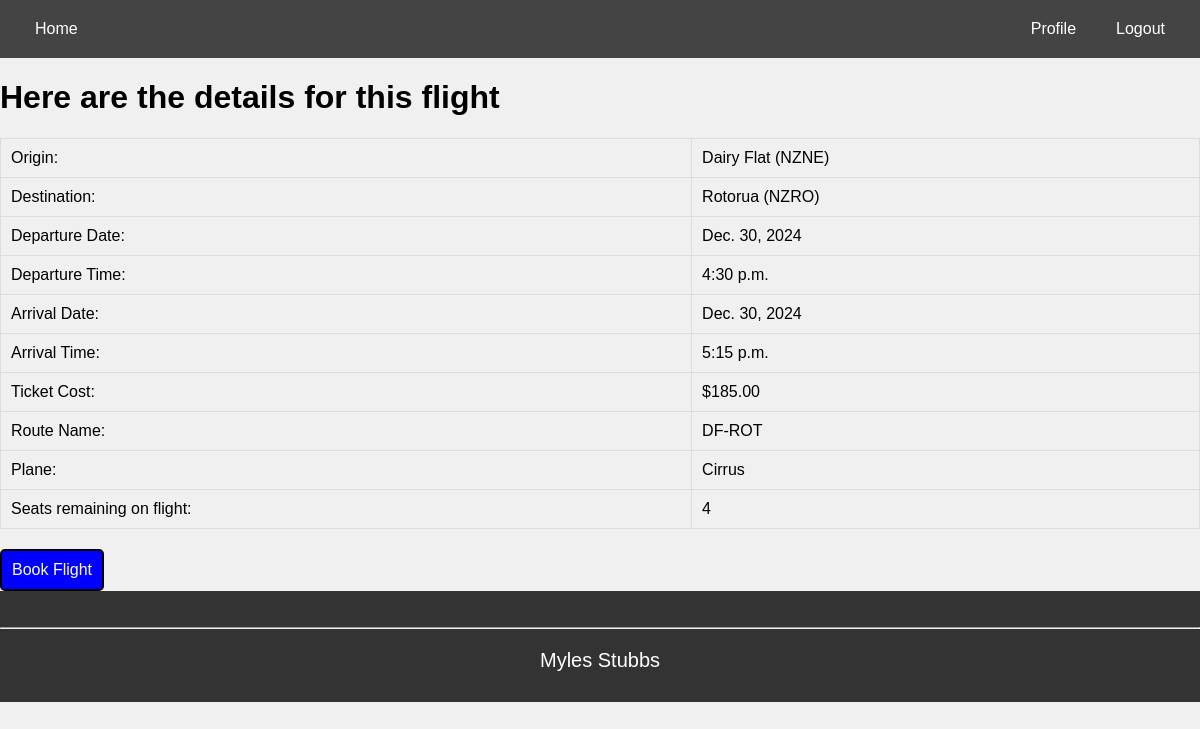
The page /bookingapp/flightdetails/2858/ (signed in) on the database its author committed.
### bookingapp/models.py (models this page shows)
class Flight(models.Model):
    flightId = models.AutoField(primary_key=True)
    routeId = models.ForeignKey(Route, related_name="flights", on_delete=models.CASCADE)
    depTime = models.TimeField(null=False)        # hours, mins, secs
    depDate = models.DateField(null=False)        # default is yyyy-mm-dd
    arrTime = models.TimeField(null=False)
    arrDate = models.DateField(null=False)
    seatsAvailable = models.IntegerField(null=False)  # depends on the plane
    ticketCost = models.DecimalField(null=False, max_digits=8, decimal_places=2)
    class Meta:
        db_table = 'flight'

class Route(models.Model):
    routeId = models.AutoField(primary_key=True)
    routeName = models.CharField(max_length=50, null=False)
    origin = models.CharField(max_length=50, null=False)
    destination = models.CharField(max_length=50, null=False)
    planeId = models.ForeignKey(Plane, related_name="routes", on_delete=models.CASCADE)
    class Meta:
        db_table = 'route'

class Plane(models.Model):
    planeId = models.AutoField(primary_key=True)
    name = models.CharField(max_length=30, null=False)
    code = models.CharField(max_length=10, null=False)
    numSeats = models.IntegerField(null=False)
    class Meta:
        db_table = 'plane'

### bookingapp/views.py (the view)
# urls.py: path('flightdetails/<int:flight_id>/', views.flightdetails, name='flightdetails'),
def flightdetails(request, flight_id):
    try:
        flight = Flight.objects.get(flightId=flight_id)
        availseats = flight.seatsAvailable - Booking.objects.filter(flightId=flight_id).count()
        return render(request, 'flight_details.html', {'flight': flight, 'availseats': availseats})
    except Flight.DoesNotExist:
        msg = "The flight you requested does not exist"
        return render(request, 'error.html', {'msg': msg})

### bookingapp/templates/flight_details.html (shortened to what this page needs)
<!doctype html>
{% load static %}
<html>
    <head>
        <link rel="stylesheet" type="text/css" href="{% static 'navbar.css' %}">
        <link rel="stylesheet" type="text/css" href="{% static 'tables.css' %}">
    </head>
    <body>
        {% include 'navbar.html' %}
        <h1>Here are the details for this flight</h1>
        <table>
            <tr>
                <td>Origin:</td>
                <td>{{ flight.routeId.origin }}</td>
            </tr>
            <tr>
                <td>Destination:</td>
                <td>{{ flight.routeId.destination }}</td>
            </tr>
            <tr>
                <td>Departure Date:</td>
                <td>{{ flight.depDate }}</td>
            </tr>
            <tr>
                <td>Departure Time:</td>
                <td>{{ flight.depTime }}</td>
            </tr>
            <tr>
                <td>Arrival Date:</td>
                <td>{{ flight.arrDate }}</td>
            </tr>
            <tr>
                <td>Arrival Time:</td>
                <td>{{ flight.arrTime }}</td>
            </tr>
            <tr>
                <td>Ticket Cost:</td>
                <td>${{ flight.ticketCost }}</td>
            </tr>
            <tr>
                <td>Route Name:</td>
                <td>{{ flight.routeId.routeName }}</td>
            </tr>
            <tr>
                <td>Plane:</td>
                <td>{{ flight.routeId.planeId.name }}</td>
            </tr>
            <tr>
                <td>Seats remaining on flight:</td>
                <td>{{ availseats }}</td>
            </tr>
        </table>
        {% if request.session.is_logged_in == None %}
            <p>You need to be logged in to book a flight</p>
        {% else %}
            <form id="bookFlight" method="post" action="{% url 'confirmation' %}">
                <input type="submit" name="book" value="Book Flight" id="bookButton">
            </form>
        {% endif %}
        <footer>
            <br>
            <hr>
            <p>Myles Stubbs</p>
        </footer>
    </body>
</html>

### bookingapp/static/navbar.css (style rules this page uses)
body { font-family: Arial, sans-serif; margin: 0; padding: 0; background-color: #f0f0f0; }
p { font-family: Arial, sans-serif; font-size: 20px; }
footer { text-align: center; padding: 10px 0; background-color: #333; color: #fff; }
#editButton, #bookButton, #loginButton, #updateButton, #signupButton, #filterButton { padding: 10px 10px; font-size: 16px; text-align: center; text-decoration: none; color: #fff; background-color: blue; border: 2px solid #000; border-radius: 5px; cursor: pointer; }

### bookingapp/static/tables.css (style rules this page uses)
table { width: 100%; border-collapse: collapse; margin-bottom: 20px; }
table th, table td { border: 1px solid #ddd; padding: 10px; text-align: left; }

### rows shown on the page
Flight: routeId.origin "Dairy Flat (NZNE)", routeId.destination "Rotorua (NZRO)", depDate "Dec. 30, 2024", depTime "4:30 p.m.", arrDate "Dec. 30, 2024", arrTime "5:15 p.m.", ticketCost "185.00", routeId.routeName "DF-ROT", routeId.planeId.name "Cirrus"

### other values the page prints
{{ availseats }} "4"
